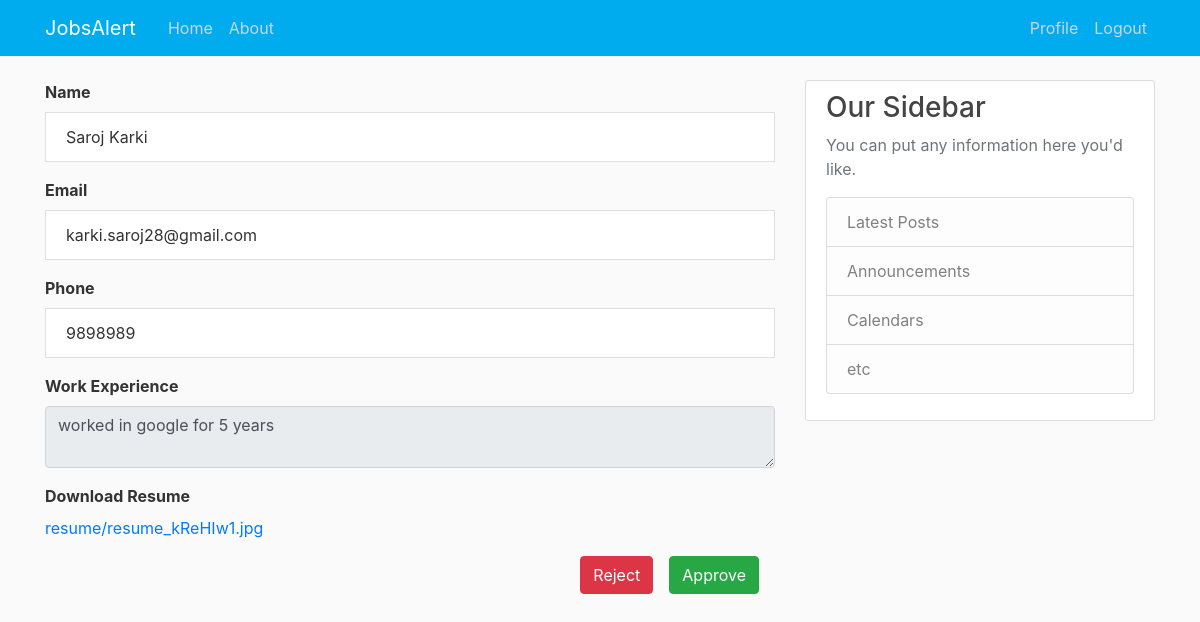
/post/20/job_dashboard/applicant_detail/38/ (signed in), run on the app's committed database.
### blog/models.py (models this page shows, shortened)
class JobApplication(models.Model):
    sno = models.AutoField(primary_key=True)
    user = models.ForeignKey(User, on_delete=models.CASCADE)
    post = models.ForeignKey(Post, on_delete=models.CASCADE)
    name = models.CharField(max_length=200)
    email = models.EmailField(max_length=100)
    phone = PhoneField(blank=True, help_text='Enter phone number')
    work_experience = models.TextField()
    resume = models.FileField(upload_to = 'resume', default='resume/default_resume.jpg')
    status = models.CharField(max_length=200, default='pending')

### blog/views.py (the view)
# urls.py: path('post/<int:pk>/job_dashboard/applicant_detail/<int:sno>/', views.applicant_detail, name='applicant-detail'),
def applicant_detail(request, pk, sno):
    post = Post.objects.filter(pk=pk).first()
    job_applicant = JobApplication.objects.filter(post=post)
    applicant_detail = JobApplication.objects.filter(sno=sno).first()
    context = {
        'applicant_detail': applicant_detail
    }
    return render(request, 'blog/applicant_detail.html', context)

### blog/templates/blog/applicant_detail.html
{% extends "blog/base.html" %}
{% block content %}
<ul class="list-group">
    <label class="font-weight-bold" for="fullName">Name</label>
    <li class="list-group-item mb-3">{{applicant_detail.name}}</li>
    <label class="font-weight-bold" for="fullName">Email</label>
    <li class="list-group-item mb-3">{{applicant_detail.email}}</li>
    <label class="font-weight-bold" for="fullName">Phone</label>
    <li class="list-group-item mb-3">{{applicant_detail.phone}}</li>
    <label class="font-weight-bold" for="fullName">Work Experience</label>
    <textarea disabled class="form-control mb-3" aria-label="With textarea">{{applicant_detail.work_experience}}</textarea>
    <label class="font-weight-bold" for="fullName">Download Resume</label>
    <a href="{{applicant_detail.resume.url}}" download>{{applicant_detail.resume}}</a>
  </ul>
  <div >
    <a class="btn btn btn-success float-right my-3 mx-3" href="{% url 'applicant-approve' applicant_detail.post.id applicant_detail.sno %}">Approve</a>
    <a class="btn btn btn-danger float-right my-3" href="{% url 'applicant-delete2' applicant_detail.post.id applicant_detail.sno %}">Reject</a>
  </div>
{% endblock content %}

### blog/static/blog/main.css (style rules this page uses)
body { background: #fafafa; color: #333333; margin-top: 5rem; }
ul { margin: 0; }

### data on the page
JobApplication: name "Saroj Karki", email "karki.saroj28@gmail.com", phone "9898989", work_experience "worked in google for 5 years", resume "resume/resume_kReHIw1.jpg"
